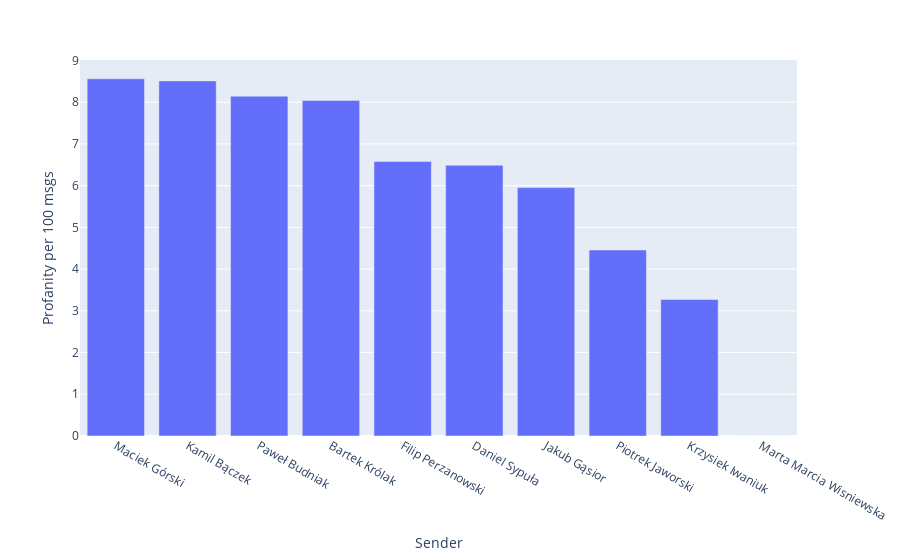

Notebook source saved alongside this figure:
### Markdown cell above
## How often has every (polish) swear word been used?

### Code cell
pcoeffs = stats.get_profanity_coefficients(word_counts, msg_stats, ignore_kurwas = False)

pcoeffs = {k:v * 100 for k,v  in sorted(pcoeffs.items(), key = lambda item: item[1], reverse = True)}
df = pd.DataFrame(pcoeffs.items(), columns = ['Sender', 'Profanity per 100 msgs'])
fig = px.bar(df, y = 'Profanity per 100 msgs', x = 'Sender')
fig.show()
df

### Figure 1 — Plotly figure (JSON) as saved in the notebook; plotly's stock layout.template omitted (floating-point values rounded to 4 significant figures)
{"data": [{"alignmentgroup": "True", "hoverlabel": {"namelength": 0}, "hovertemplate": "Sender=%{x}<br>Profanity per 100 msgs=%{y}", "legendgroup": "", "marker": {"color": "#636efa"}, "name": "", "offsetgroup": "", "orientation": "v", "showlegend": false, "textposition": "auto", "type": "bar", "x": ["Maciek Górski", "Kamil Bączek", "Paweł Budniak", "Bartek Królak", "Filip Perzanowski", "Daniel Sypuła", "Jakub Gąsior", "Piotrek Jaworski", "Krzysiek Iwaniuk", "Marta Marcia Wisniewska"], "xaxis": "x", "y": [8.561, 8.511, 8.145, 8.043, 6.577, 6.489, 5.953, 4.456, 3.27, 0], "yaxis": "y"}], "layout": {"barmode": "relative", "legend": {"tracegroupgap": 0}, "margin": {"t": 60}, "xaxis": {"anchor": "y", "domain": [0, 1], "title": {"text": "Sender"}}, "yaxis": {"anchor": "x", "domain": [0, 1], "title": {"text": "Profanity per 100 msgs"}}}}
